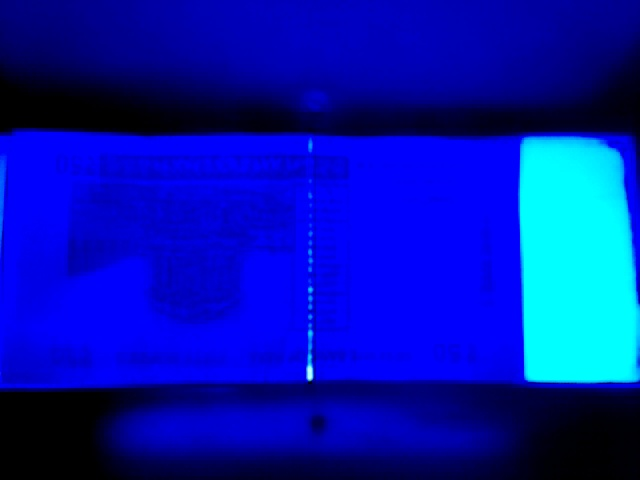
#> input picture Bounding-box-extraction/bounding-test/173783.jpg, 640 x 480 px, found by its file name
$ python draw.py
#> lines starting #> are read from the running program, lines starting #| are printed output that depends on the picture; after the words box and inside, x2 and y2 are one past the last pixel; in counts of white or black regions, pixels touching at a corner belong together
#> further down, img is the input picture: shape (480, 640, 3); mean B, G, R 175.6, 22.3, 0.3
import cv2
import numpy as np
import os

def draw_rec(img):
    h, w, c = img.shape
#> h = 480; w = 640; c = 3
    x_start_r = 0.3125 # 200
    x_end_r = 0.703125 # 450
    y_start_r = 0.270833 # 130
    y_end_r = 0.791666 # 380

    greens_left = []
    for i in range(1, 25):
        greens_left.append(img[int(np.floor(h / 2))][i][1])
#> after the loop, greens_left = [33, 8, 0, 2, 0, 3, 1, 1, 1, 0, 0, 0, 0, 1, 1, 0, 0, 1, 0, 0, 0, 1, 1, 1]

    greens_right = []
    for i in range(1, 25):
        greens_right.append(img[int(np.floor(h / 2))][w - i][1])
#> after the loop, greens_right = [1, 0, 0, 0, 0, 4, 19, 51, 139, 180, 205, 221, 234, 238, 243, 246, 252, 253, 254, 255, 255, 255, 255, 255]

    if np.median(greens_left) > 100:
        left_out = True
    else:
        left_out = False

    if np.median(greens_right) > 100:
        right_out = True
    else:
        right_out = False

    x_adjust = 0
    # [5 lines of commented-out code are left out]

    x = int(np.floor(x_start_r * w)) + x_adjust
#> x = 200
    y = int(np.floor(y_start_r * h))
#> y = 129
    x2= int(np.floor(x_end_r * w)) + x_adjust
#> x2 = 450
    y2 = int(np.floor(y_end_r * h))
#> y2 = 379

    img = cv2.rectangle(img, (x, y), (x2, y2), (0, 255, 0), 1)
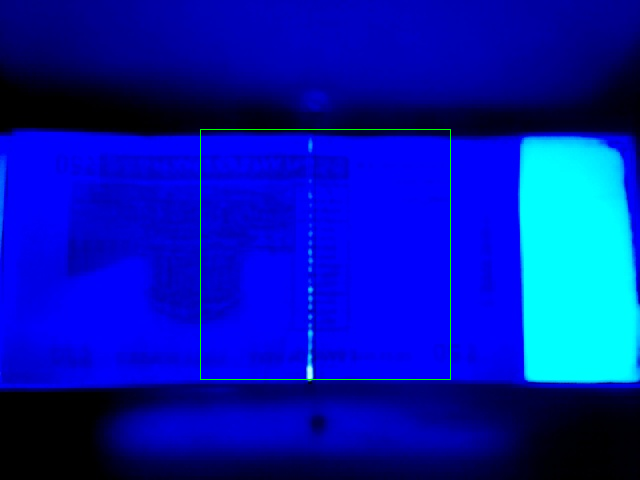
#> img: shape (480, 640, 3); 0.33% of pixels changed, all inside (x1, y1, x2, y2) = (200, 129, 451, 380)
    return img

directory = '.\\bounding-test'
if directory == '.':
    files = ['test.jpg', 'test1.jpg', 'test2.jpg', 'test3.jpg']
    for filename in files:
        img = cv2.imread(directory + '\\' + filename)
        img = draw_rec(img)
        cv2.imshow("image", img)
        cv2.waitKey(0)
else:
    files = os.listdir(directory)
    for filename in files:
        img = cv2.imread(directory + '\\' + filename)
        img = draw_rec(img)
        cv2.imshow("image", img)
        cv2.waitKey(0)
#> pass 2 of the loop `for filename in files:`:
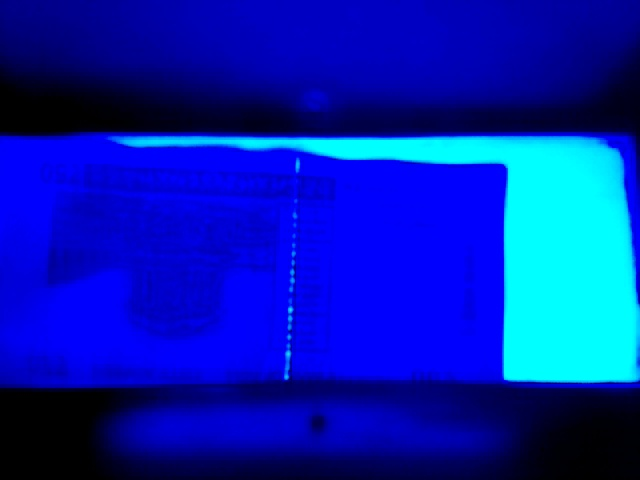
#> input picture Bounding-box-extraction/bounding-test/1843786.jpg, 640 x 480 px, found by its file name
#> img is the input picture: shape (480, 640, 3); mean B, G, R 177.7, 30.6, 0.3
#> after the loop in draw_rec (call 2), `for i in range(1, 25):`: greens_left = [0, 0, 0, 0, 0, 0, 0, 0, 0, 0, 0, 0, 0, 0, 0, 0, 0, 0, 0, 0, 0, 0, 0, 0]
#> after the loop in draw_rec (call 2), `for i in range(1, 25):`: greens_right = [2, 3, 0, 0, 0, 4, 17, 52, 131, 176, 203, 218, 233, 241, 244, 247, 251, 253, 253, 253, 254, 255, 255, 255]
#> in draw_rec (call 2), `img = cv2.rectangle(img, (x, y), (x2, y2), (0, 255, 0), 1)`:
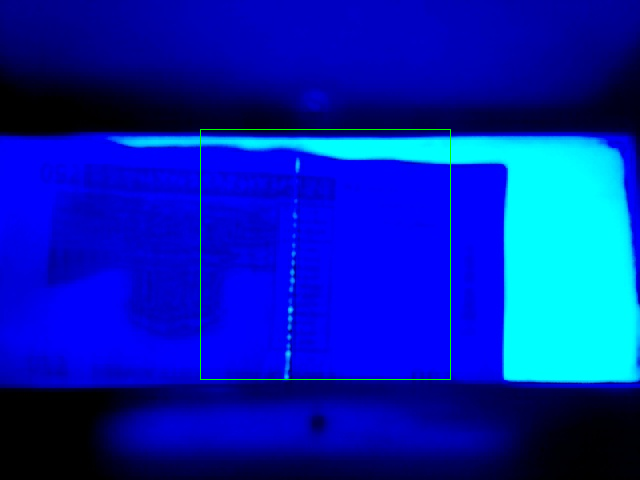
#> img: shape (480, 640, 3); 0.33% of pixels changed, all inside (x1, y1, x2, y2) = (200, 129, 451, 380)
#> pass 3 of the loop `for filename in files:`:
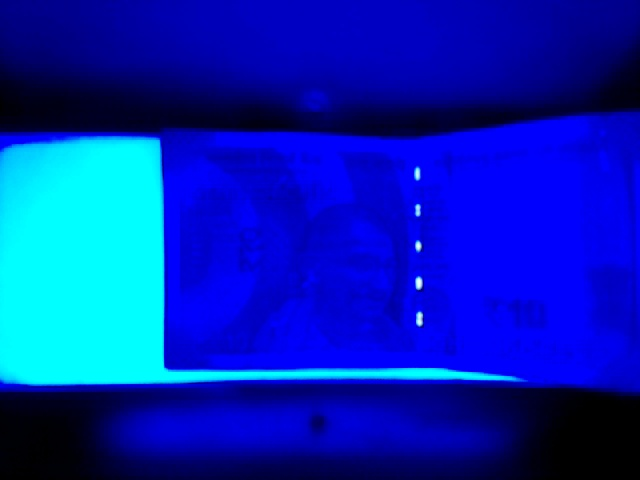
#> input picture Bounding-box-extraction/bounding-test/2095704.jpg, 640 x 480 px, found by its file name
#> img is the input picture: shape (480, 640, 3); mean B, G, R 180.2, 35.3, 0.5
#> after the loop in draw_rec (call 3), `for i in range(1, 25):`: greens_left = [238, 239, 240, 243, 245, 246, 247, 246, 248, 249, 250, 252, 252, 252, 252, 252, 253, 253, 254, 254, 255, 255, 255, 255]
#> after the loop in draw_rec (call 3), `for i in range(1, 25):`: greens_right = [0, 1, 0, 0, 0, 0, 1, 0, 0, 0, 0, 0, 0, 0, 0, 1, 1, 1, 1, 0, 0, 0, 0, 0]
#> in draw_rec (call 3), `img = cv2.rectangle(img, (x, y), (x2, y2), (0, 255, 0), 1)`:
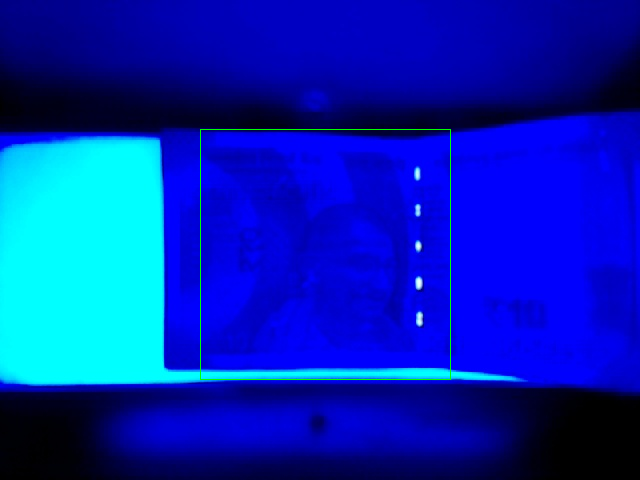
#> img: shape (480, 640, 3); 0.33% of pixels changed, all inside (x1, y1, x2, y2) = (200, 129, 451, 380)

    for filename in files:
        img = cv2.imread(directory + '\\' + filename)
        img = cv2.flip(img, 1)
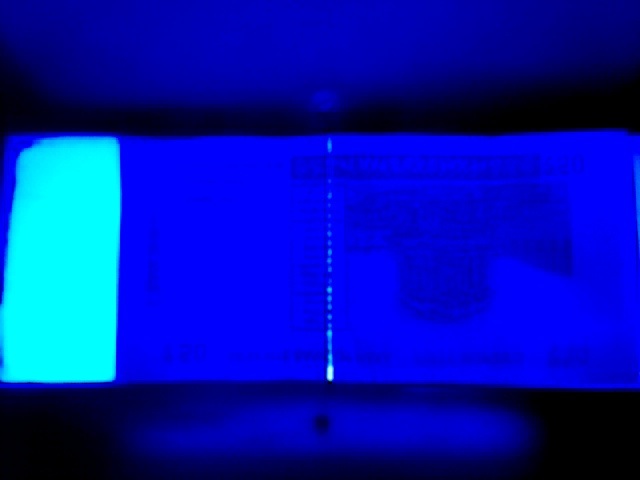
#> img: shape (480, 640, 3); mean B, G, R 175.6, 22.3, 0.3
        img = draw_rec(img)
#> after the loop in draw_rec (call 4), `for i in range(1, 25):`: greens_left = [0, 0, 0, 0, 4, 19, 51, 139, 180, 205, 221, 234, 238, 243, 246, 252, 253, 254, 255, 255, 255, 255, 255, 255]
#> after the loop in draw_rec (call 4), `for i in range(1, 25):`: greens_right = [63, 33, 8, 0, 2, 0, 3, 1, 1, 1, 0, 0, 0, 0, 1, 1, 0, 0, 1, 0, 0, 0, 1, 1]
#> in draw_rec (call 4), `img = cv2.rectangle(img, (x, y), (x2, y2), (0, 255, 0), 1)`:
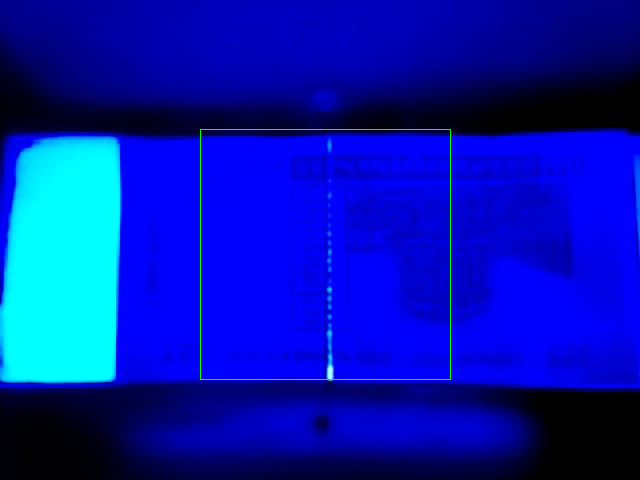
#> img: shape (480, 640, 3); 0.33% of pixels changed, all inside (x1, y1, x2, y2) = (200, 129, 451, 380)
        cv2.imshow("image", img)
        cv2.waitKey(0)
#> pass 2 of the loop `for filename in files:`:
#> after the loop in draw_rec (call 5), `for i in range(1, 25):`: greens_left = [3, 0, 0, 0, 4, 17, 52, 131, 176, 203, 218, 233, 241, 244, 247, 251, 253, 253, 253, 254, 255, 255, 255, 255]
#> after the loop in draw_rec (call 5), `for i in range(1, 25):`: greens_right = [0, 0, 0, 0, 0, 0, 0, 0, 0, 0, 0, 0, 0, 0, 0, 0, 0, 0, 0, 0, 0, 0, 0, 0]
#> in draw_rec (call 5), `img = cv2.rectangle(img, (x, y), (x2, y2), (0, 255, 0), 1)`:
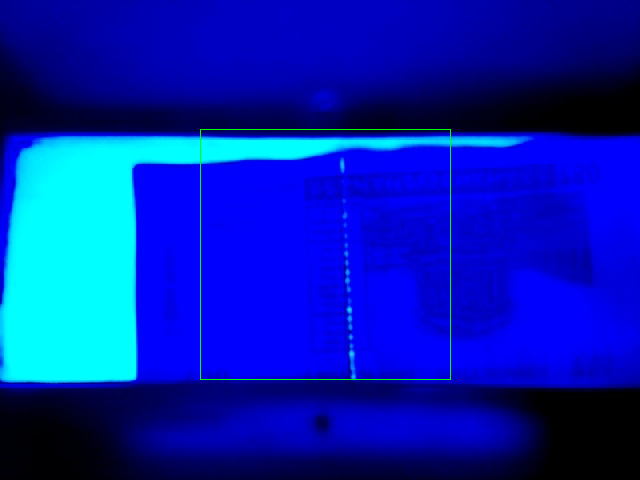
#> img: shape (480, 640, 3); mean B, G, R 177.1, 31.4, 0.3
#> pass 3 of the loop `for filename in files:`:
#> after the loop in draw_rec (call 6), `for i in range(1, 25):`: greens_left = [1, 0, 0, 0, 0, 1, 0, 0, 0, 0, 0, 0, 0, 0, 1, 1, 1, 1, 0, 0, 0, 0, 0, 0]
#> after the loop in draw_rec (call 6), `for i in range(1, 25):`: greens_right = [238, 238, 239, 240, 243, 245, 246, 247, 246, 248, 249, 250, 252, 252, 252, 252, 252, 253, 253, 254, 254, 255, 255, 255]
#> in draw_rec (call 6), `img = cv2.rectangle(img, (x, y), (x2, y2), (0, 255, 0), 1)`:
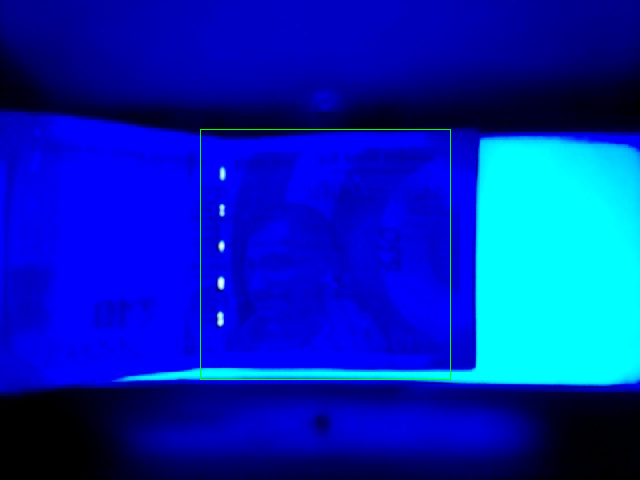
#> img: shape (480, 640, 3); mean B, G, R 179.6, 36.1, 0.5
